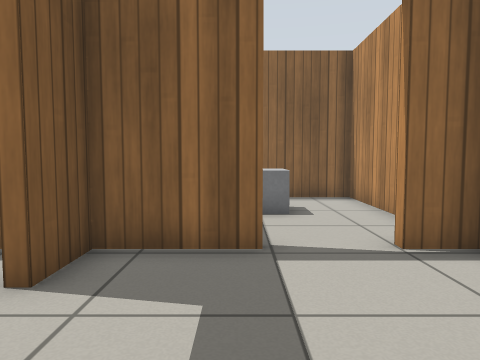
[1] (above)

17 first-person views from a walk through a Gazebo world. The camera is 0.72 m above the floor, tilts 4° down and sees 70° across. The floor is counted in squares, 0.5 m on a side. Each view is taken from the middle of a square. On the plan, view 1 faces up. The plan holds only what a view shows up to about 15 squares ahead; the rest is blank. Simple patterns stand in for the simulator's built-in surfaces.

[2]
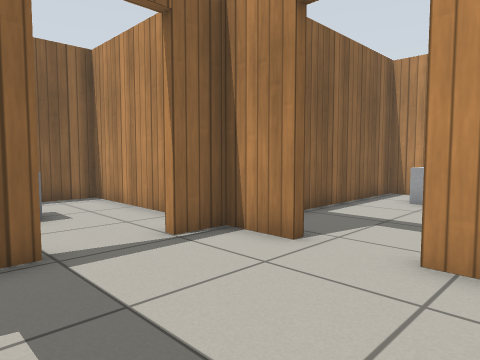

[3]
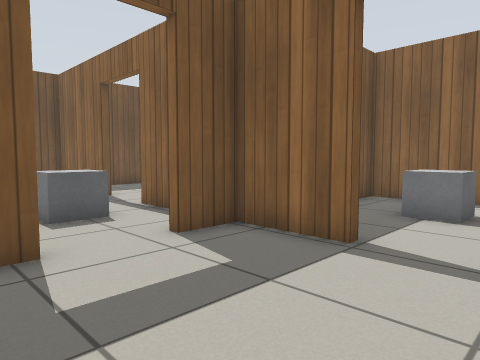

[4]
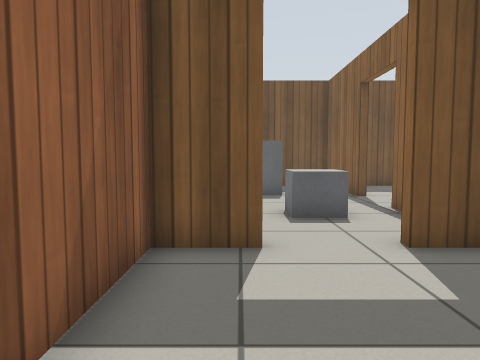

[5]
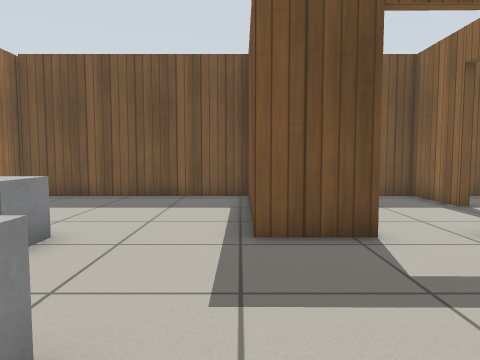

[6]
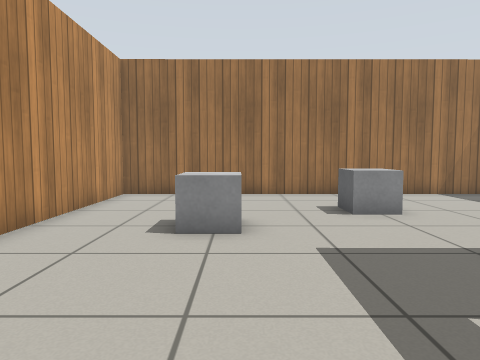

[7]
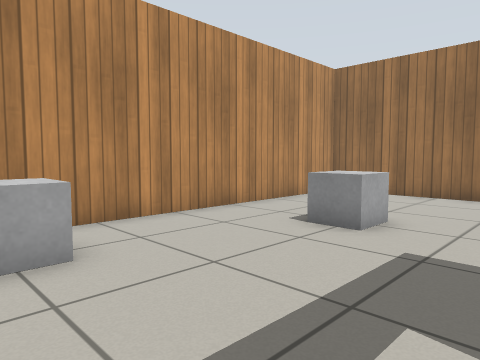

[8]
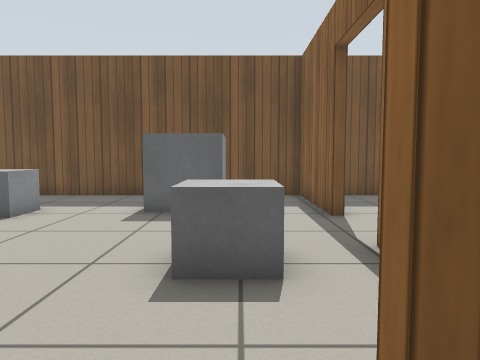

[9]
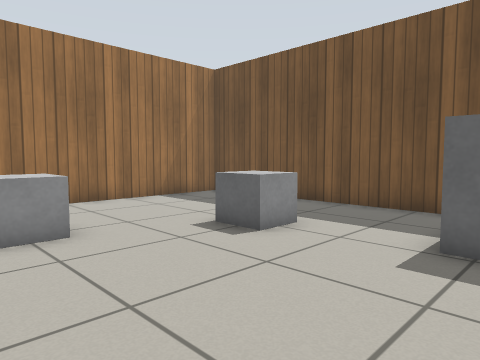

[10]
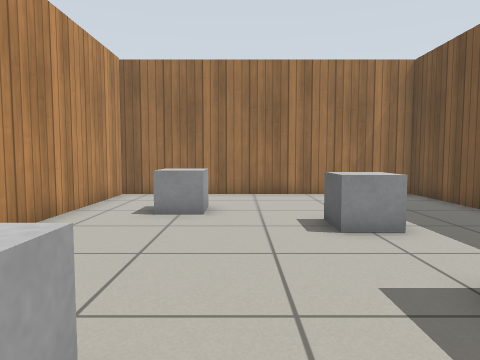

[11]
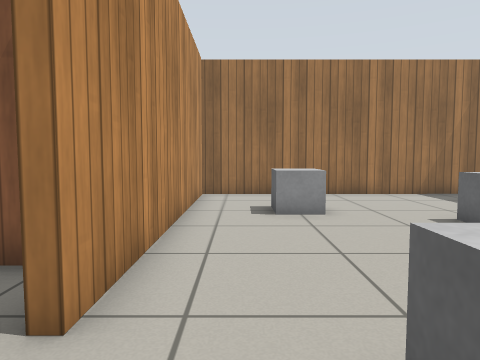

[12]
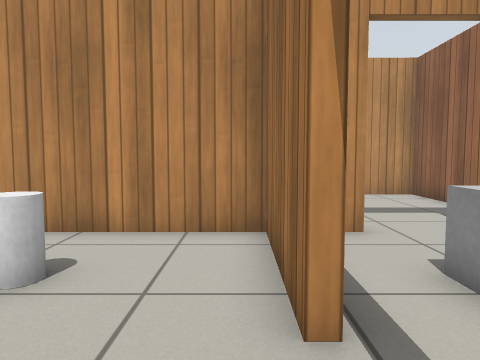

[13]
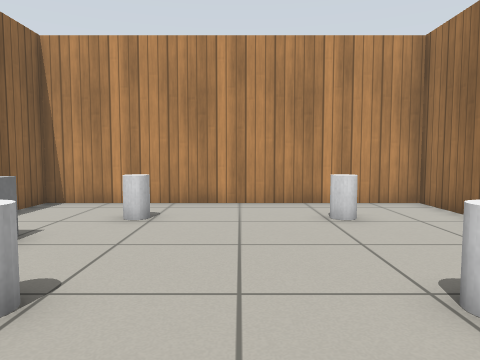

[14]
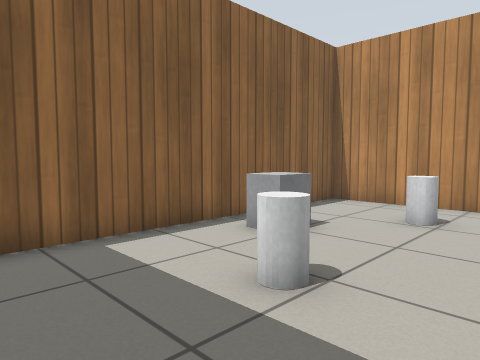

[15]
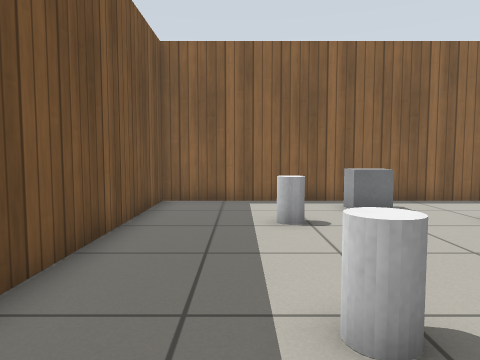

[16]
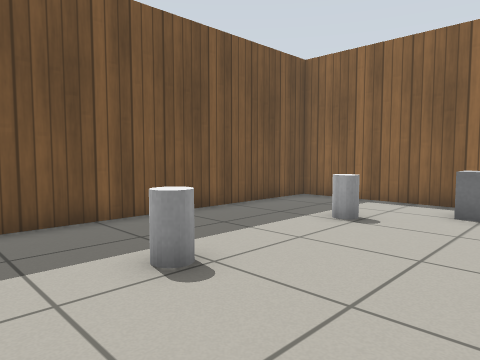

[17]
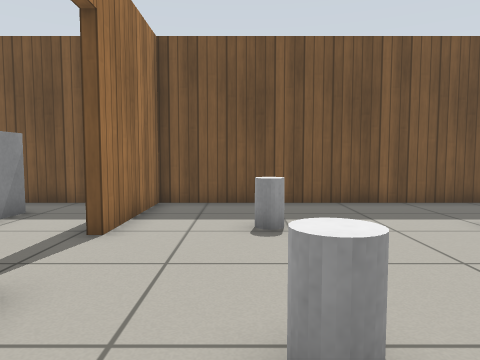

### Floor plan
Points are (right, up) in squares from view 1. A wall is a line through its corners. A room is listed if a view was taken in it or the views show most of it. See-through windows are left out.
Room 1 (views 1, 2, 3, 4, 8)
walls: (3.8, 3.4) (3.8, 5.2) (2.5, 5.2); (0.3, 5.2) (-2.6, 5.2); (-2.3, 1.4) (-2.3, -0.4) (3.7, -0.4) (3.8, 1.4); (-2.3, 5.2) (-2.3, 3.6)
ways out: open door at (4, 2.5) to room 2; open door at (-2.5, 2.5) to room 3; open door at (1.5, 5) to room 5
Room 2 (views 5, 6, 7)
walls: (4, 1.4) (4, -0.7) (-1.1, -0.7); (-2.3, -0.6) (-2.3, -8.9); (-2, -9) (12.4, -8.9) (12.3, 5.2) (6.6, 5.2)
ways out: open door at (4, 2.5) to room 1
objects: grey box (4, -5) to (5, -5); grey box (8, -3) to (9, -3); grey box (10, 3) to (11, 3)
Room 3 (views 9, 10, 11)
walls: (-9.2, 5.2) (-13.5, 5.2) (-13.5, -9) (-2, -9); (-2.6, 3.6) (-2.6, 4.1); (-3.6, 5.2) (-6.4, 5.2); (-2.6, -8.9) (-2.6, 1.4)
ways out: open door at (-2.5, 2.5) to room 1; open door at (-8, 5) to room 4
objects: grey box (-11, 1) to (-10, 2); grey box (-10, -3) to (-9, -3); grey box (-6, -5) to (-5, -5); grey box (-6, 2) to (-5, 3)
Room 4 (views 12, 13, 14, 15, 16, 17)
walls: (-6.4, 5.5) (-2.5, 5.5); (-2.6, 5.2) (-2.6, 16.9) (-13.5, 16.9) (-13.5, 5.5) (-9.2, 5.5)
ways out: open door at (-8, 5) to room 3
objects: white cylinder (-10, 9); white cylinder (-10, 13); grey box (-8, 15) to (-7, 16); white cylinder (-5, 9); white cylinder (-5, 13)
Room 5 (no view inside)
walls: (3.8, 7.4) (3.8, 11.9) (-2.3, 11.9) (-2.3, 10.9)
ways out: open door at (1.5, 5) to room 1
objects: grey box (0, 9) to (1, 9)

Where each view was taken, in squares from view 1:
view 1: 0 up, 0 right, facing up
view 2: 0 up, 1 left, facing up-right
view 3: 0 up, 3 right, facing up-left
view 4: 1 up, 3 right, facing left
view 5: 1 down, 10 right, facing left
view 6: 4 up, 8 right, facing down
view 7: 4 up, 5 right, facing down-right
view 8: 3 up, 1 left, facing left
view 9: 2 up, 4 left, facing down-left
view 10: 4 up, 7 left, facing down
view 11: 4 up, 4 left, facing down
view 12: 6 up, 9 left, facing right
view 13: 11 up, 13 left, facing right
view 14: 11 up, 13 left, facing up-right
view 15: 6 up, 11 left, facing up
view 16: 6 up, 6 left, facing up-left
view 17: 8 up, 3 left, facing left
